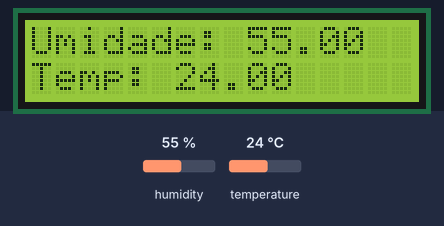
Recording of a sketch running on a simulated ESP8266 (NodeMCU). Shown: 16×2 character LCD. The test bench sets the inputs (shaded band); at power-on: humidity 55 %, temperature 24 °C. WiFi joins after 1.5 s; servers stay silent unless stated; what the sketch prints to the serial monitor is not drawn.

Above: at 3.2 s.
3.3 s: humidity set to 22 %
At 7.6 s:
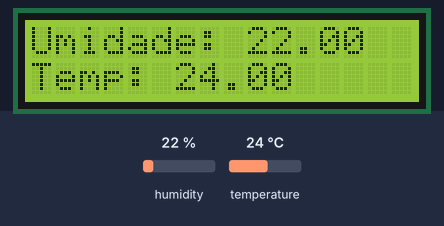
8.9 s: temperature set to 12 °C
At 12.8 s:
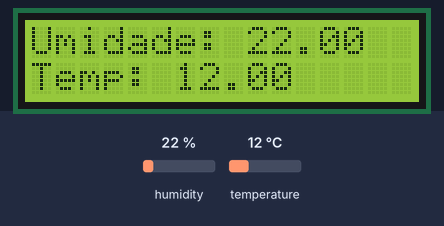
14.5 s: humidity set to 40 %
At 18.1 s:
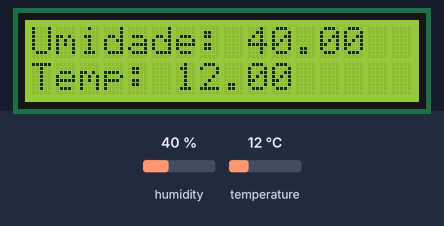
20.1 s: temperature set to 19 °C
At 23.3 s:
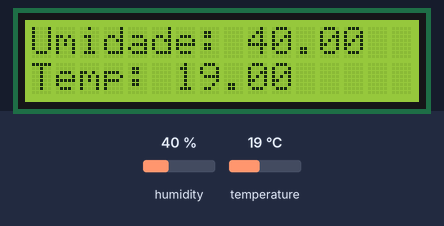
Timing chart, 0 to 24.8 s (numbered marks = the images above; inputs shaded):
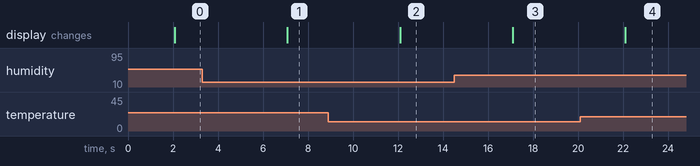

The sketch:

arduino.ino
```cpp
#include <ESP8266WiFi.h>
#include <ESP8266HTTPClient.h>
#include <DHT.h>
#include <LiquidCrystal.h>

#define DHTPIN 2
#define DHTTYPE DHT22

DHT dht(DHTPIN, DHTTYPE);
LiquidCrystal lcd(8, 9, 4, 5, 6, 7);

const char* ssid = "seu_ssid";
const char* password = "sua_senha";

float temperaturaLimiteSuperior = 28.0;
float temperaturaLimiteInferior = 18.0;

unsigned long lastRequestTime = 0;
const unsigned long requestInterval = 3600000;

void setup() {
  Serial.begin(115200);
  dht.begin();
  lcd.begin(16, 2);
  lcd.clear();
  lcd.print("Umidade:     %");
  lcd.setCursor(0, 1);
  lcd.print("Temp:     C");

  WiFi.begin(ssid, password);
  while (WiFi.status() != WL_CONNECTED) {
    delay(1000);
    Serial.println("Conectando à rede Wi-Fi...");
  }
  Serial.println("Conexão Wi-Fi estabelecida");
}

void loop() {
  unsigned long currentTime = millis();

  if (currentTime - lastRequestTime >= requestInterval) {
    lastRequestTime = currentTime;

    float humidity = dht.readHumidity();
    float temperature = dht.readTemperature();

    if (isnan(humidity) || isnan(temperature)) {
      Serial.println("Erro ao ler o sensor DHT!");
      return;
    }

    if (temperature > temperaturaLimiteSuperior || temperature < temperaturaLimiteInferior) {
      String jsonBody = "{\"temperatura\":" + String(temperature) + ",\"umidade\":" + String(humidity) + "}";

      HTTPClient http;
      http.begin("https://api-arduino.netlify.app/");
      http.addHeader("Content-Type", "application/json");
      http.addHeader("hash", "c4dbfa8fcd8ec8e0b5e84ffc3037ce113d868e55");

      int httpResponseCode = http.POST(jsonBody);

      if (httpResponseCode > 0) {
        Serial.print("Resposta do servidor: ");
        Serial.println(httpResponseCode);
      } else {
        Serial.print("Erro na requisição: ");
        Serial.println(httpResponseCode);
      }

      http.end();
    }
  }

  float humidity = dht.readHumidity();
  float temperature = dht.readTemperature();

  if (!isnan(humidity) && !isnan(temperature)) {
    lcd.setCursor(9, 0);
    lcd.print(humidity);

    lcd.setCursor(6, 1);
    lcd.print(temperature);
  }

  delay(5000);
}
```

Measured:
- after the input at 3.3 s, the display: changes after 3.8 s (image 1)
- after the input at 8.9 s, the display: changes after 3.2 s (image 2)
- after the input at 14.5 s, the display: changes after 2.6 s (image 3)
- after the input at 20.1 s, the display: changes after 2.0 s (image 4)
